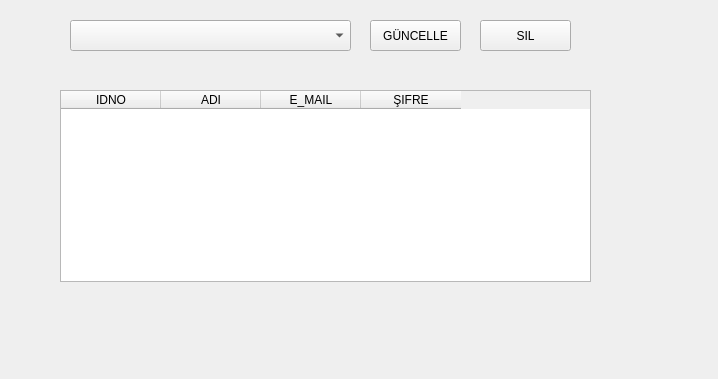
<?xml version="1.0" encoding="UTF-8"?>
<ui version="4.0">
 <class>Form_Ara</class>
 <widget class="QWidget" name="Form_Ara">
  <property name="geometry">
   <rect>
    <x>0</x>
    <y>0</y>
    <width>718</width>
    <height>379</height>
   </rect>
  </property>
  <property name="windowTitle">
   <string>Form</string>
  </property>
  <widget class="QTableWidget" name="tableWidget">
   <property name="geometry">
    <rect>
     <x>60</x>
     <y>90</y>
     <width>531</width>
     <height>192</height>
    </rect>
   </property>
   <column>
    <property name="text">
     <string>IDNO</string>
    </property>
   </column>
   <column>
    <property name="text">
     <string>ADI</string>
    </property>
   </column>
   <column>
    <property name="text">
     <string>E_MAIL</string>
    </property>
   </column>
   <column>
    <property name="text">
     <string>ŞIFRE</string>
    </property>
   </column>
  </widget>
  <widget class="QComboBox" name="comboBox">
   <property name="geometry">
    <rect>
     <x>70</x>
     <y>20</y>
     <width>281</width>
     <height>31</height>
    </rect>
   </property>
  </widget>
  <widget class="QPushButton" name="btn">
   <property name="geometry">
    <rect>
     <x>370</x>
     <y>20</y>
     <width>91</width>
     <height>31</height>
    </rect>
   </property>
   <property name="text">
    <string>GÜNCELLE</string>
   </property>
  </widget>
  <widget class="QPushButton" name="btn2">
   <property name="geometry">
    <rect>
     <x>480</x>
     <y>20</y>
     <width>91</width>
     <height>31</height>
    </rect>
   </property>
   <property name="text">
    <string>SIL</string>
   </property>
  </widget>
 </widget>
 <resources/>
 <connections/>
</ui>
